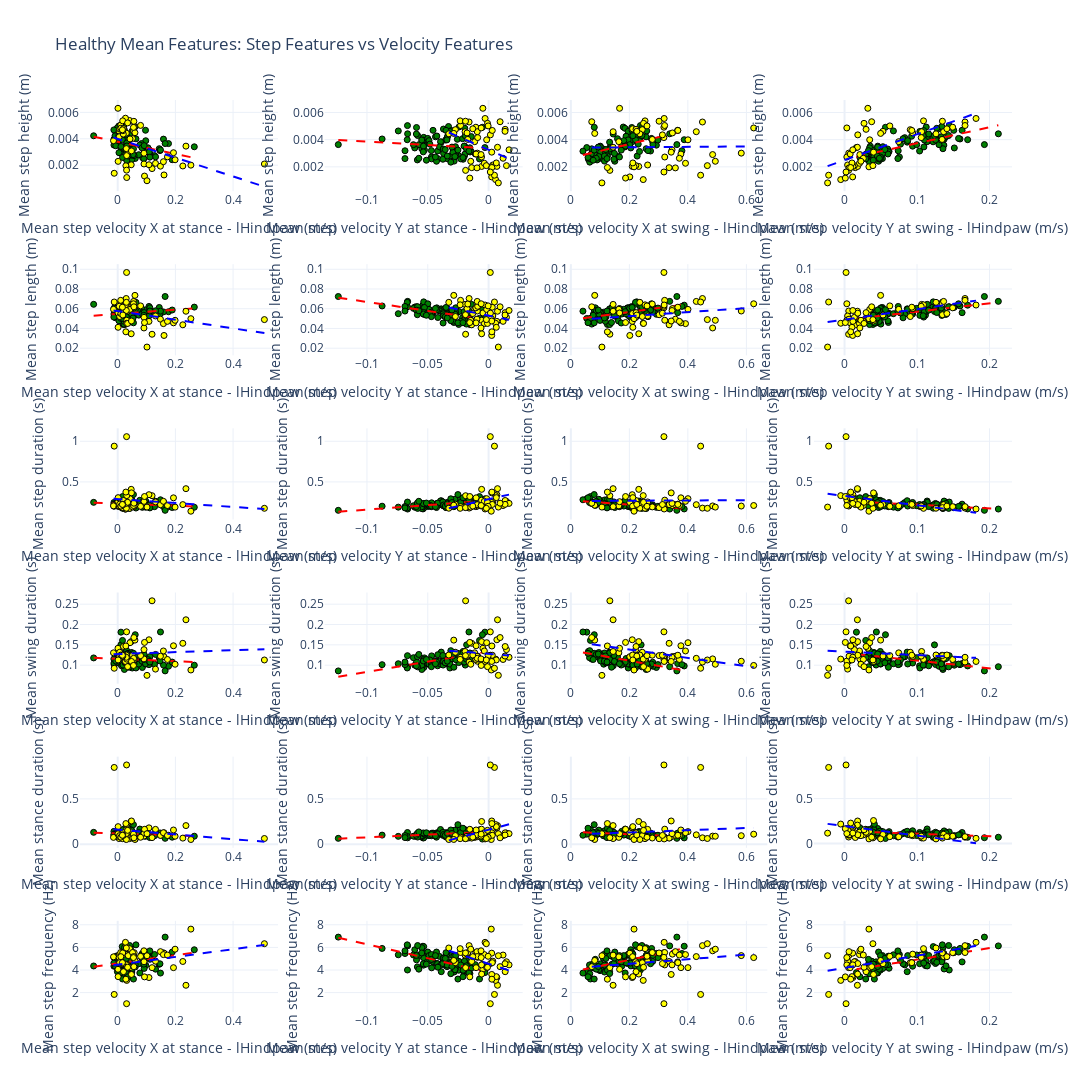

Notebook code for this chart:
### Code cell
# Prepare subplots: rows = len(features_to_check), cols = len(features_to_check_against)
fig = make_subplots(
    rows=len(features_to_check), 
    cols=len(features_to_check_against),
    # subplot_titles=[
    #     f"{y} vs {x}" for y in features_to_check for x in features_to_check_against
    # ],
    horizontal_spacing=0.05,
    vertical_spacing=0.08,
    print_grid=False
)

for i, y_feat in enumerate(features_to_check):
    for j, x_feat in enumerate(features_to_check_against):
        if x_feat in healthy_mean_features.columns and y_feat in healthy_mean_features.columns:
            fig.add_trace(
                go.Scatter(
                    x=healthy_mean_features[x_feat],
                    y=healthy_mean_features[y_feat],
                    mode='markers',
                    marker=dict(size=SCATTER_SIZE, color='green', opacity=1, line=dict(width=SCATTER_LINE_WIDTH, color='black')),
                    name=f"{y_feat} vs {x_feat}",
                    showlegend=False
                ),
                row=i+1, col=j+1
            )
            # Linear regression for healthy group
            x = healthy_mean_features[x_feat].values
            y = healthy_mean_features[y_feat].values
            if len(x) > 1 and len(y) > 1:
                # Remove NaNs
                mask = ~np.isnan(x) & ~np.isnan(y)
                if mask.sum() > 1:
                    x_clean = x[mask]
                    y_clean = y[mask]
                    # Fit linear regression
                    coef = np.polyfit(x_clean, y_clean, 1)
                    x_line = np.linspace(x_clean.min(), x_clean.max(), 100)
                    y_line = np.polyval(coef, x_line)
                    fig.add_trace(
                        go.Scatter(
                            x=x_line,
                            y=y_line,
                            mode='lines',
                            line=dict(color='red', width=2, dash='dash'),
                            showlegend=False
                        ),
                        row=i+1, col=j+1
                    )
                    if j + 1 == 3:
                        m = coef[0] * 100 if i + 1 != 6 else coef[0]
                        print(f"Healthy linear regression for {y_feat} vs {x_feat}: y = {m:.2f}x + {coef[1]:.2f}")
            fig.add_trace(
                go.Scatter(
                    x=sick_mean_features[x_feat],
                    y=sick_mean_features[y_feat],
                    mode='markers',
                    marker=dict(size=SCATTER_SIZE, color='yellow', opacity=1, line=dict(width=SCATTER_LINE_WIDTH, color='black')),
                    name=f"{y_feat} vs {x_feat}",
                    showlegend=False
                ),
                row=i+1, col=j+1
            )
            # Linear regression for healthy group
            x = sick_mean_features[x_feat].values
            y = sick_mean_features[y_feat].values
            if len(x) > 1 and len(y) > 1:
                # Remove NaNs
                mask = ~np.isnan(x) & ~np.isnan(y)
                if mask.sum() > 1:
                    x_clean = x[mask]
                    y_clean = y[mask]
                    # Fit linear regression
                    coef = np.polyfit(x_clean, y_clean, 1)
                    x_line = np.linspace(x_clean.min(), x_clean.max(), 100)
                    y_line = np.polyval(coef, x_line)
                    fig.add_trace(
                        go.Scatter(
                            x=x_line,
                            y=y_line,
                            mode='lines',
                            line=dict(color='blue', width=2, dash='dash'),
                            showlegend=False
                        ),
                        row=i+1, col=j+1
                    )
                    if j + 1 == 3:
                        print(f"Sick linear regression for {y_feat} vs {x_feat}: y = {coef[0]:.2f}x + {coef[1]:.2f}")
        fig.update_xaxes(title_text=x_feat, row=i+1, col=j+1)
        fig.update_yaxes(title_text=y_feat, row=i+1, col=j+1)

fig.update_layout(
    height=300*len(features_to_check), 
    width=350*len(features_to_check_against),
    title_text="Healthy Mean Features: Step Features vs Velocity Features",
    template="plotly_white"
)
print(f"Number of healthy mice: {len(healthy_mean_features['Mouse'].unique())}")
print(f'Number of unhealthy mice: {len(sick_mean_features['Mouse'].unique())}')
fig.show()
fig.write_image(os.path.join(os.path.join(FIGURES_DIR, 'Validation'), 'Healthy_vs_SCI_Mean_Hindlimb_Features_Step_vs_Velocity.svg'), format='svg')
